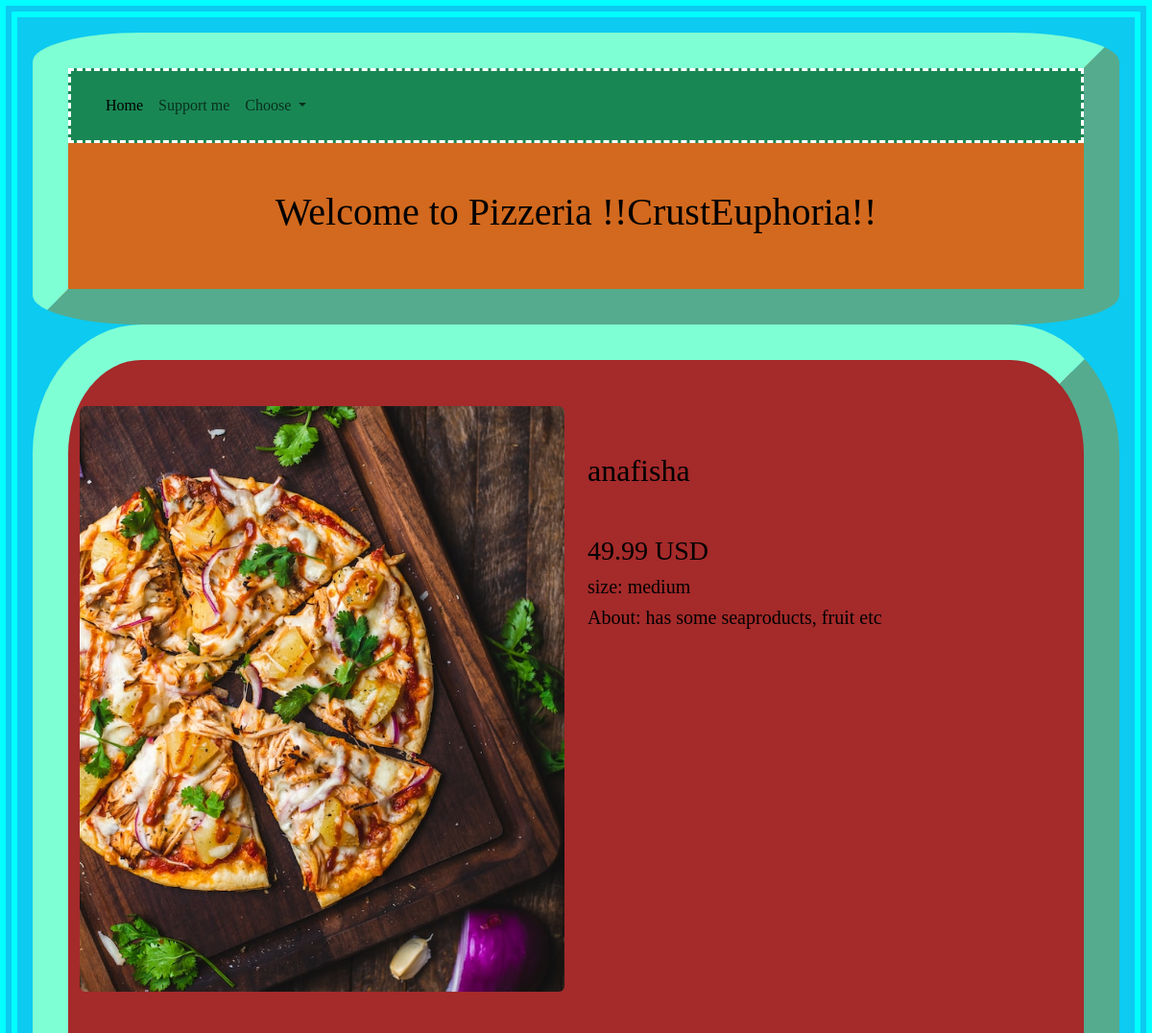
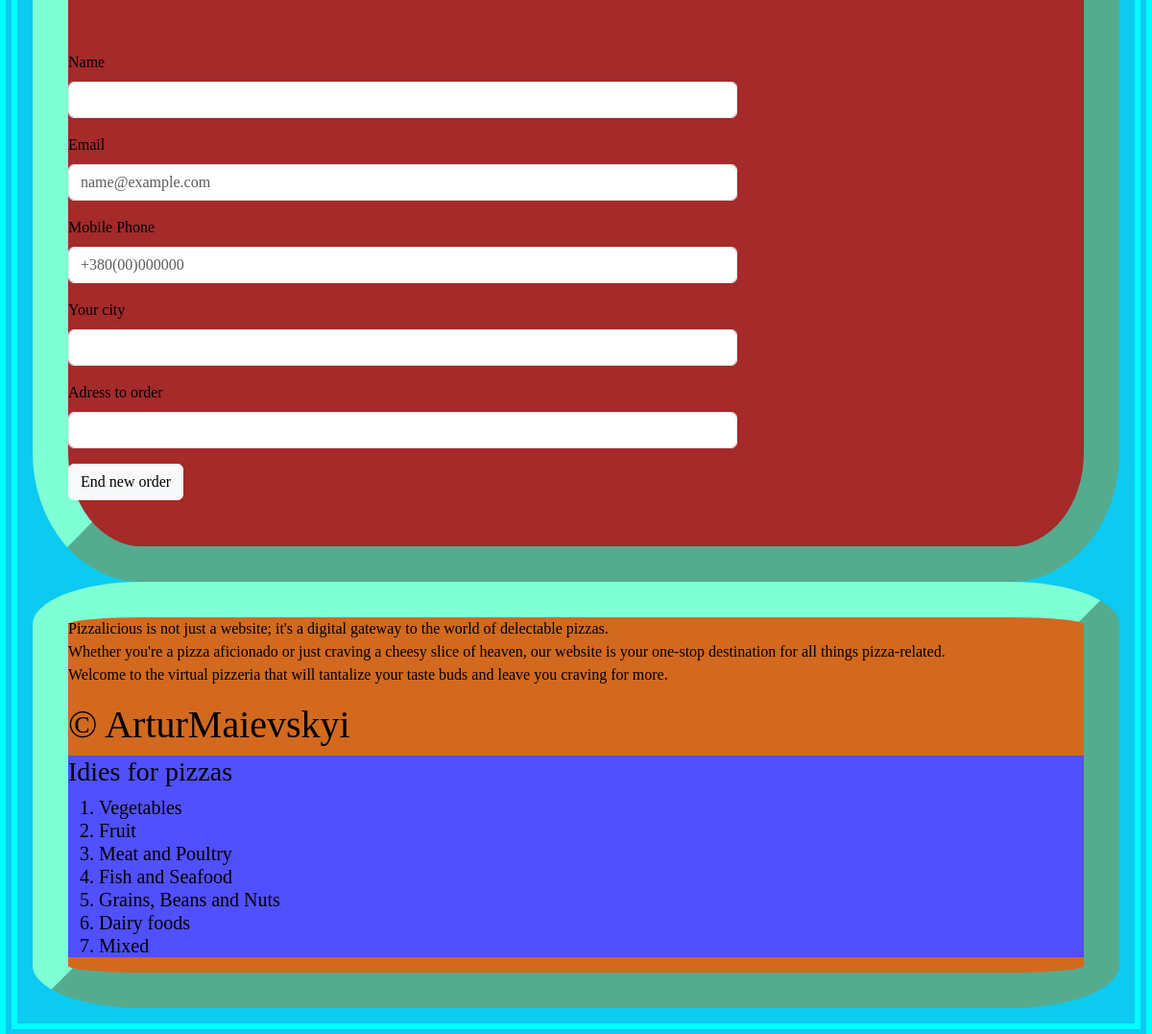
/pizza/1/buy, run on the app's committed database (2 pictures, top to bottom).
### tables this page shows
CREATE TABLE "pizza" (
	"id"	INTEGER,
	"category_id"	INTEGER NOT NULL,
	"title"	TEXT NOT NULL,
	"description"	TEXT,
	"image"	TEXT,
	"price"	REAL NOT NULL DEFAULT '29.99, 49.99, 79.99',
	"size"	TEXT DEFAULT 'Small, Medium, Large',
	"id_category"	NUMERIC NOT NULL DEFAULT 'None',
	FOREIGN KEY("category_id") REFERENCES "categories"("id"),
	PRIMARY KEY("id")
);

### app.py (the view, shortened to what this page needs)
@app.route("/pizza/<pizza_id>/buy", methods = ["GET", "POST"])
def order_pizza(pizza_id):
    pizza_obj = db_pizzas.get_pizza(pizza_id)
    return render_template('new_order_pizza.html', title="Online Pizzeria", pizza = pizza_obj)

### sql_queries.py (called while the page is built)
    def open_pizzas(self): #функція що відкриває базу даних
        self.conn =sqlite3.connect(self.db_name) # з'єднання з базою даних (БД)
        self.cursor = self.conn.cursor() #курсор (посилання) на БД

    def close_pizzas(self): #функція що закриває базу даних
        self.cursor.close()
        self.conn.close()

    def get_pizza(self, id):
        self.open_pizzas()
        self.cursor.execute("SELECT * FROM pizza WHERE id==(?)", [id])
        data_one_pizza = self.cursor.fetchone()
        self.close_pizzas()
        return data_one_pizza

### templates/new_order_pizza.html
{% extends "base.html" %}
{% block content %}
        <div class="container py-5 one_pizza">
        <div class="row">
            <div class="col-12 col-lg-6">
                <img src="{{ url_for('static', filename='img/' + pizza[4]) }}" alt="picture of pizza" class="rounded img-fluid">
            </div>
                <div class="col-12 col-lg-6">
                    <h2 class="mr-5 ml-5 mb-5 mt-5">{{pizza[2]}}</h2>
                    <h3>{{pizza[5]}} USD</h3>
                    <h5>size: {{pizza[6]}}</h5>
                    <h5>About: {{pizza[3]}}</h5>
                </div>
            </div>
        </div>
        <div class="row">
            <div class="col-12 col-md-8 my-5">
                <form action="" method="post">
                    <div class="mb-3">
                        <label for="exampleFormControlInput1" class="form-label">Name</label>
                        <input required name="name" type="text" class="form-control" id="exampleFormControlInput1">
                    </div>
                    <div class="mb-3">
                        <label for="exampleFormControlInput1" class="form-label">Email</label>
                        <input required name="email" type="email" class="form-control" id="exampleFormControlInput1" placeholder="name@example.com">
                    </div>
                    <div class="mb-3">
                        <label for="exampleFormControlInput1" class="form-label">Mobile Phone</label>
                        <input required name="phone" type="tel" class="form-control" id="exampleFormControlInput1" placeholder="+380(00)000000">
                    </div>
                    <div class="mb-3">
                        <label for="exampleFormControlInput1" class="form-label">Your city</label>
                        <input required name="city" type="text" class="form-control" id="exampleFormControlInput1">
                    </div>
                    <div class="mb-3">
                        <label for="exampleFormControlInput1" class="form-label">Adress to order</label>
                        <input required name="address" type="text" class="form-control" id="exampleFormControlInput1">
                    </div>
                    <button type="submit" class="btn btn-light my-btn">End new order</button>
                </form>
            </div>
        </div>
{% endblock %}

### static/style.css (style rules this page uses)
.all { font-family: 'Gill Sans', 'Gill Sans MT', Calibri, 'Trebuchet MS', sans-serif; font-style: inherit; }

### static/style_one.css (style rules this page uses)
body { border-style: double; border-color: aqua; border-width: 0.5cm; font-family: Georgia, 'Times New Roman', Times, serif; }

### data on the page
pizza: image (picture), title "anafisha", price "49.99", size "medium", description "has some seaproducts, fruit etc"
